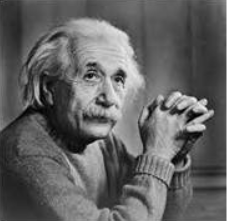
#> input picture HistEq.PNG, 228 x 221 px
$ jupyter execute ImageZooming.ipynb
#> lines starting #> are read from the running program, lines starting #| are printed output that depends on the picture
[cell 1]
import cv2
import matplotlib.pyplot as plt
import numpy as np

[cell 2]
img=cv2.imread('HistEq.PNG',1)
#> img is the input picture: shape (221, 228, 3); min 1, max 255, mean 99
out=np.zeros((img.shape[0]*2,img.shape[1]*2,img.shape[2]))
out2=np.zeros((img.shape[0]*2,img.shape[1]*2,img.shape[2]))
shp=img.shape
#> shp = (221, 228, 3)
for i in range(shp[0]):
	out[2*i,:shp[1]]=np.copy(img[i,:])
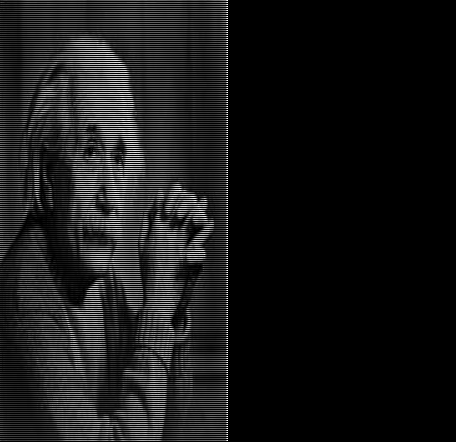
#> out: shape (442, 456, 3) float64; min 0, max 255, mean 24.7

for j in range(shp[1]):
	out2[:,2*j]=np.copy(out[:,j])
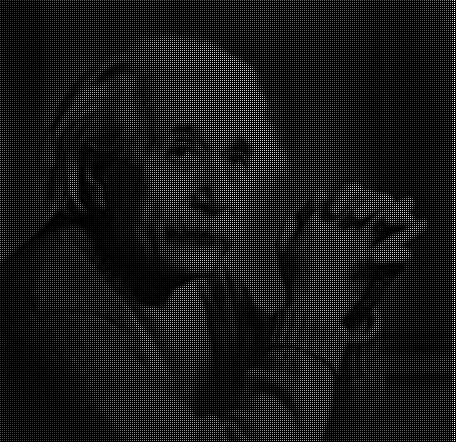
#> out2: shape (442, 456, 3) float64; min 0, max 255, mean 24.7

out=np.copy(out2)

for i in range(img.shape[0]-1):
	for k in range(img.shape[2]):
		out[2*i+1,:,k]=out[2*i,:,k]/2+out[2*i+2,:,k]/2
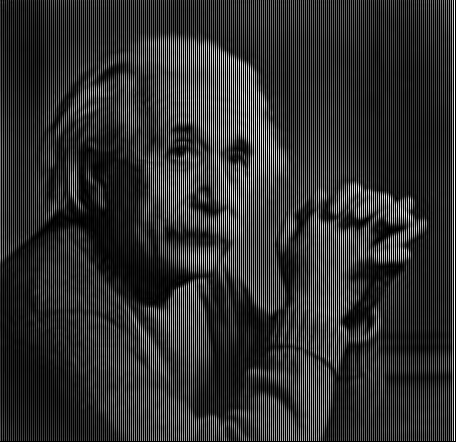
#> out: shape (442, 456, 3) float64; min 0, max 255, mean 49.4

for j in range(img.shape[1]-1):
	for k in range(img.shape[2]):
		out[:,2*j+1,k]=out[:,2*j,k]/2+out[:,2*j+2,k]/2
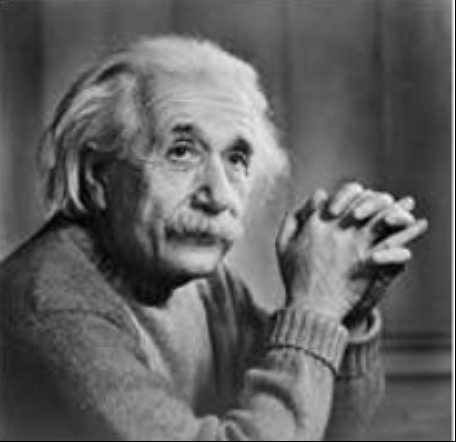
#> out: shape (442, 456, 3) float64; min 0, max 255, mean 98.4

out[-1,:]=out[-2,:]
out[:,-1]=out[:,-2]
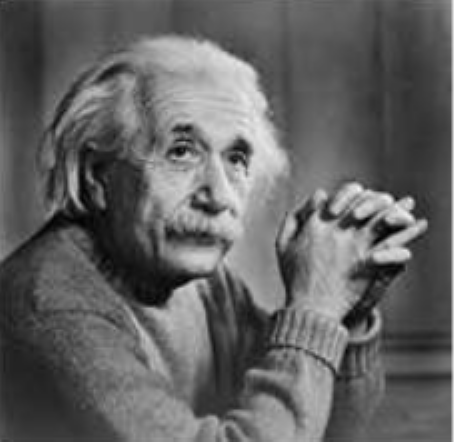
#> out: shape (442, 456, 3) float64; min 1, max 255, mean 99.2

out=np.array(out, dtype = np.uint8)

[cell 3]
print(img)
#> (printed output is left out)

[cell 4]
print(out)
#> (printed output is left out)
